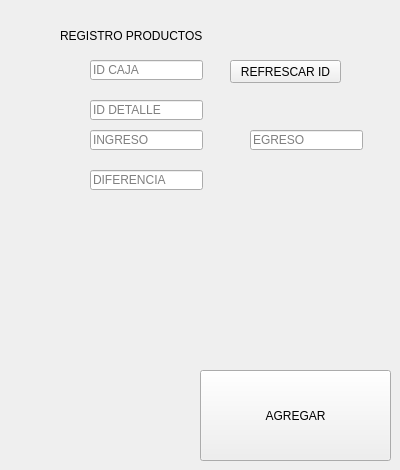
              <widget class="QWidget" name="agregarcj">
               <attribute name="title">
                <string>REGISTRAR INGRESOS/EGRESOS EN LA CAJA</string>
               </attribute>
               <widget class="QLabel" name="titulo_7">
                <property name="geometry">
                 <rect>
                  <x>60</x>
                  <y>20</y>
                  <width>331</width>
                  <height>31</height>
                 </rect>
                </property>
                <property name="text">
                 <string>REGISTRO PRODUCTOS</string>
                </property>
               </widget>
               <widget class="QLineEdit" name="idcaja">
                <property name="geometry">
                 <rect>
                  <x>90</x>
                  <y>60</y>
                  <width>113</width>
                  <height>20</height>
                 </rect>
                </property>
                <property name="placeholderText">
                 <string>ID CAJA</string>
                </property>
               </widget>
               <widget class="QLineEdit" name="ingreso">
                <property name="geometry">
                 <rect>
                  <x>90</x>
                  <y>130</y>
                  <width>113</width>
                  <height>20</height>
                 </rect>
                </property>
                <property name="text">
                 <string/>
                </property>
                <property name="placeholderText">
                 <string>INGRESO</string>
                </property>
               </widget>
               <widget class="QLineEdit" name="diferencia">
                <property name="geometry">
                 <rect>
                  <x>90</x>
                  <y>170</y>
                  <width>113</width>
                  <height>20</height>
                 </rect>
                </property>
                <property name="placeholderText">
                 <string>DIFERENCIA</string>
                </property>
               </widget>
               <widget class="QPushButton" name="registrarcjbtn">
                <property name="geometry">
                 <rect>
                  <x>200</x>
                  <y>370</y>
                  <width>191</width>
                  <height>91</height>
                 </rect>
                </property>
                <property name="text">
                 <string>AGREGAR</string>
                </property>
               </widget>
               <widget class="QLineEdit" name="egreso">
                <property name="geometry">
                 <rect>
                  <x>250</x>
                  <y>130</y>
                  <width>113</width>
                  <height>20</height>
                 </rect>
                </property>
                <property name="placeholderText">
                 <string>EGRESO</string>
                </property>
               </widget>
               <widget class="QPushButton" name="refrescarcj">
                <property name="geometry">
                 <rect>
                  <x>230</x>
                  <y>60</y>
                  <width>111</width>
                  <height>23</height>
                 </rect>
                </property>
                <property name="text">
                 <string>REFRESCAR ID</string>
                </property>
               </widget>
               <widget class="QLineEdit" name="iddetallecj">
                <property name="geometry">
                 <rect>
                  <x>90</x>
                  <y>100</y>
                  <width>113</width>
                  <height>20</height>
                 </rect>
                </property>
                <property name="placeholderText">
                 <string>ID DETALLE</string>
                </property>
               </widget>
              </widget>
